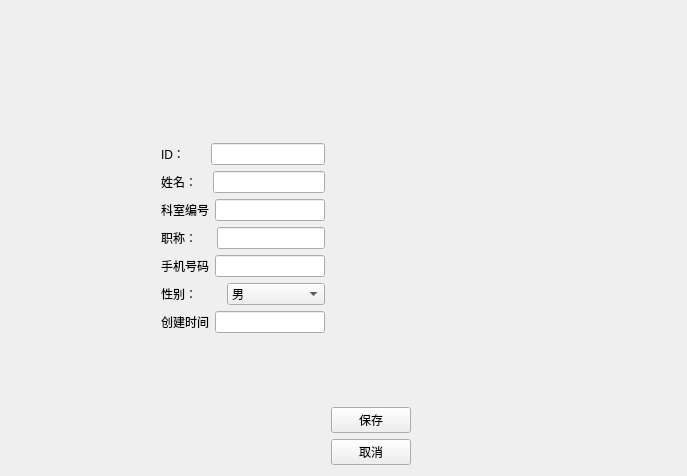
<?xml version="1.0" encoding="UTF-8"?>
<ui version="4.0">
 <class>DOCTOREDITVIEW</class>
 <widget class="QWidget" name="DOCTOREDITVIEW">
  <property name="geometry">
   <rect>
    <x>0</x>
    <y>0</y>
    <width>687</width>
    <height>476</height>
   </rect>
  </property>
  <property name="windowTitle">
   <string>医生管理</string>
  </property>
  <layout class="QVBoxLayout" name="verticalLayout_4">
   <item>
    <layout class="QHBoxLayout" name="horizontalLayout_10">
     <item>
      <layout class="QHBoxLayout" name="horizontalLayout_9">
       <item>
        <layout class="QHBoxLayout" name="horizontalLayout_8">
         <item>
          <spacer name="horizontalSpacer">
           <property name="orientation">
            <enum>Qt::Orientation::Horizontal</enum>
           </property>
           <property name="sizeType">
            <enum>QSizePolicy::Policy::Fixed</enum>
           </property>
           <property name="sizeHint" stdset="0">
            <size>
             <width>150</width>
             <height>20</height>
            </size>
           </property>
          </spacer>
         </item>
         <item>
          <layout class="QVBoxLayout" name="verticalLayout_3">
           <item>
            <spacer name="verticalSpacer_2">
             <property name="orientation">
              <enum>Qt::Orientation::Vertical</enum>
             </property>
             <property name="sizeHint" stdset="0">
              <size>
               <width>20</width>
               <height>40</height>
              </size>
             </property>
            </spacer>
           </item>
           <item>
            <layout class="QVBoxLayout" name="verticalLayout">
             <item>
              <layout class="QHBoxLayout" name="horizontalLayout">
               <item>
                <widget class="QLabel" name="label">
                 <property name="text">
                  <string>ID：      </string>
                 </property>
                </widget>
               </item>
               <item>
                <widget class="QLineEdit" name="dbEditID"/>
               </item>
              </layout>
             </item>
             <item>
              <layout class="QHBoxLayout" name="horizontalLayout_2">
               <item>
                <widget class="QLabel" name="label_2">
                 <property name="maximumSize">
                  <size>
                   <width>80</width>
                   <height>16777215</height>
                  </size>
                 </property>
                 <property name="text">
                  <string>姓名：   </string>
                 </property>
                </widget>
               </item>
               <item>
                <widget class="QLineEdit" name="dbEditName"/>
               </item>
              </layout>
             </item>
             <item>
              <layout class="QHBoxLayout" name="horizontalLayout_5">
               <item>
                <widget class="QLabel" name="label_5">
                 <property name="text">
                  <string>科室编号</string>
                 </property>
                </widget>
               </item>
               <item>
                <widget class="QLineEdit" name="lineEdit_4"/>
               </item>
              </layout>
             </item>
             <item>
              <layout class="QHBoxLayout" name="horizontalLayout_4">
               <item>
                <widget class="QLabel" name="label_4">
                 <property name="maximumSize">
                  <size>
                   <width>500</width>
                   <height>16777215</height>
                  </size>
                 </property>
                 <property name="text">
                  <string>职称：    </string>
                 </property>
                </widget>
               </item>
               <item>
                <widget class="QLineEdit" name="lineEdit_3"/>
               </item>
              </layout>
             </item>
             <item>
              <layout class="QHBoxLayout" name="horizontalLayout_6">
               <item>
                <widget class="QLabel" name="label_6">
                 <property name="text">
                  <string>手机号码</string>
                 </property>
                </widget>
               </item>
               <item>
                <widget class="QLineEdit" name="dbEditMobile"/>
               </item>
              </layout>
             </item>
             <item>
              <layout class="QHBoxLayout" name="horizontalLayout_3">
               <item>
                <widget class="QLabel" name="label_3">
                 <property name="maximumSize">
                  <size>
                   <width>60</width>
                   <height>16777215</height>
                  </size>
                 </property>
                 <property name="text">
                  <string>性别：</string>
                 </property>
                </widget>
               </item>
               <item>
                <widget class="QComboBox" name="dbComboSex">
                 <item>
                  <property name="text">
                   <string>男</string>
                  </property>
                 </item>
                 <item>
                  <property name="text">
                   <string>女</string>
                  </property>
                 </item>
                </widget>
               </item>
              </layout>
             </item>
             <item>
              <layout class="QHBoxLayout" name="horizontalLayout_7">
               <item>
                <widget class="QLabel" name="label_7">
                 <property name="text">
                  <string>创建时间</string>
                 </property>
                </widget>
               </item>
               <item>
                <widget class="QLineEdit" name="dbCreatedTimeStamp"/>
               </item>
              </layout>
             </item>
            </layout>
           </item>
           <item>
            <spacer name="verticalSpacer">
             <property name="orientation">
              <enum>Qt::Orientation::Vertical</enum>
             </property>
             <property name="sizeHint" stdset="0">
              <size>
               <width>20</width>
               <height>40</height>
              </size>
             </property>
            </spacer>
           </item>
          </layout>
         </item>
        </layout>
       </item>
       <item>
        <layout class="QVBoxLayout" name="verticalLayout_2">
         <item>
          <spacer name="verticalSpacer_3">
           <property name="orientation">
            <enum>Qt::Orientation::Vertical</enum>
           </property>
           <property name="sizeHint" stdset="0">
            <size>
             <width>20</width>
             <height>40</height>
            </size>
           </property>
          </spacer>
         </item>
         <item>
          <widget class="QPushButton" name="pushButton_2">
           <property name="text">
            <string>保存</string>
           </property>
          </widget>
         </item>
         <item>
          <widget class="QPushButton" name="pushButton">
           <property name="text">
            <string>取消</string>
           </property>
          </widget>
         </item>
        </layout>
       </item>
      </layout>
     </item>
     <item>
      <spacer name="horizontalSpacer_2">
       <property name="orientation">
        <enum>Qt::Orientation::Horizontal</enum>
       </property>
       <property name="sizeHint" stdset="0">
        <size>
         <width>40</width>
         <height>20</height>
        </size>
       </property>
      </spacer>
     </item>
    </layout>
   </item>
  </layout>
 </widget>
 <resources/>
 <connections/>
</ui>
